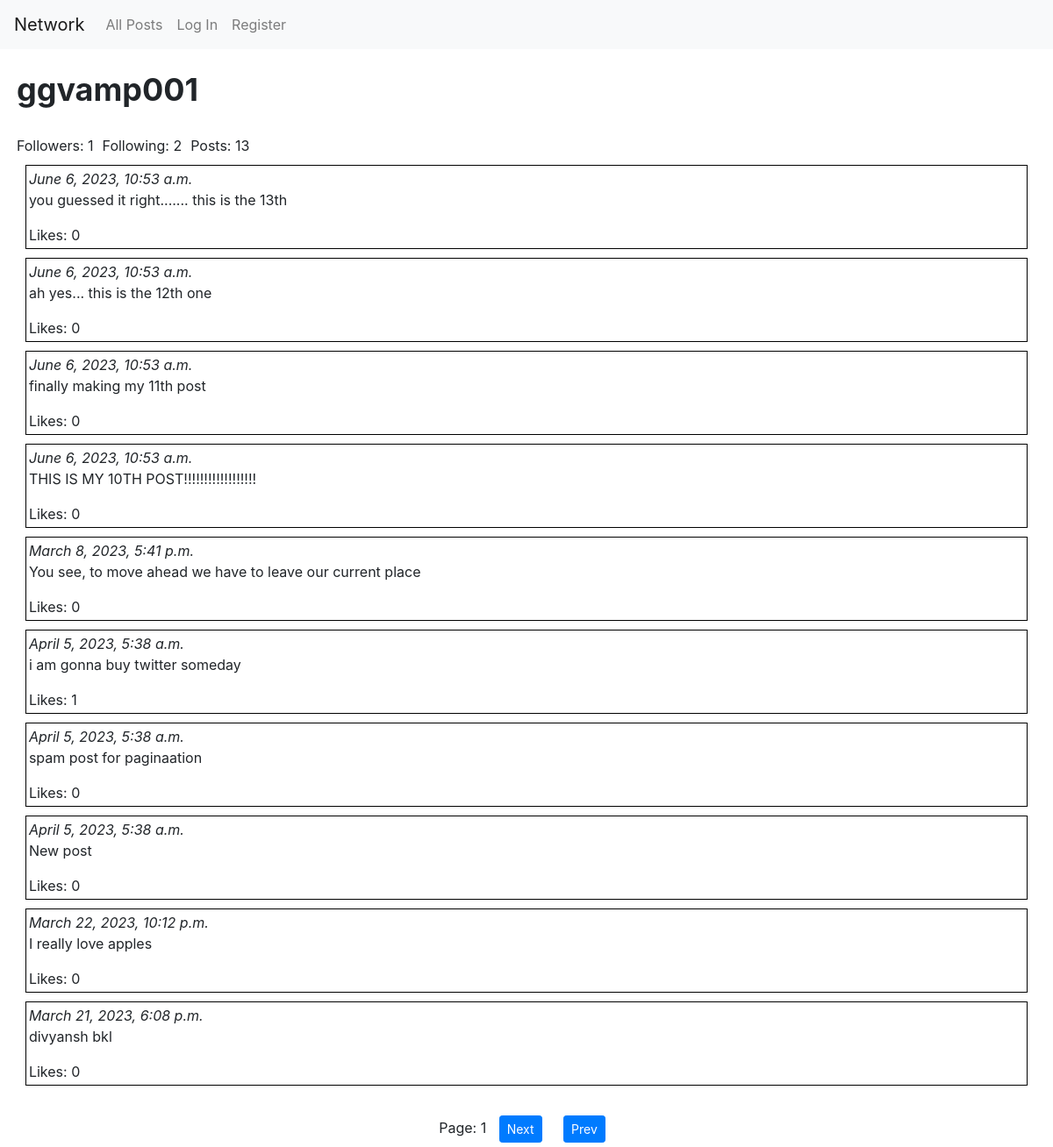
Screenshot of /user/ggvamp001 with the database file from the repository.
### network/models.py (models this page shows, shortened)
class User(AbstractUser):
    pass

class Posts(models.Model):
    poster = models.ForeignKey(User, on_delete=models.CASCADE, related_name="posts")
    content = models.TextField(max_length=256)
    time = models.DateTimeField(default=datetime.now())

### network/views.py (the view)
# urls.py: path("user/<str:username>", views.userpage, name="userpage"),
def userpage(request, username):
    user = User.objects.get(username=username)
    allposts = list(Posts.objects.filter(poster=user).values())
    postcount = len(allposts)
    for post in allposts:
        post['likecount']=len(Like.objects.filter(post_id=post['id']))
        liked=[1]
        if len(liked) == 0:
            post['liked'] = False
        else:
            post['liked'] = True
    allposts.reverse()
    follower = len(user.followers.all())
    following = len(user.following.all())
    try:
        Follower.objects.get(follower=User.objects.get(username=request.user.username), following=User.objects.get(username=username))
        follow_status = True
    except:
        follow_status = False
    paginator = Paginator(allposts, 10)
    page_no = request.GET.get('page')
    if page_no is None or int(page_no) < 0 or int(page_no)>paginator.num_pages:
        page_no = 1
    page_obj = list(paginator.get_page(page_no))
    return render(request, "network/userpage.html", {
        "username":username,
        "posts":page_obj,
        "pagecount":paginator.num_pages,
        "page":page_no,
        "postcount":postcount,
        "followers":follower,
        "following": following,
        "follow_status":follow_status
    })

### network/templates/network/userpage.html (shortened to what this page needs)
{% extends "network/layout.html" %}
{% load static %}
{% block body %}
    <div id="UserBody">
        <div id="username">
            {{username}}
        </div>
        <div id="belowFollowButton">
            <div>Followers: {{followers}}</div> <div>Following: {{following}}</div> <div>Posts: {{postcount}}</div>
        </div>
        <div>
            {% for post in posts %}
            <div class="post">
                <i>{{post.time}}</i>
                <p>{{post.content}} </p>
                Likes: {{post.likecount}}
            </div>
            {% endfor %}
        </div>
    </div>
        {% if pagecount > 1 %}
        <div id="paginatory">
            Page: {{page}}
            <form action="/user/{{username}}" id="nextButtonForm" method="GET">
                <button class="btn btn-primary btn-sm" type="submit">Next</button>
            </form>
            <form id="prevButtonForm">
                <button class="btn btn-primary btn-sm" type="submit">Prev</button>
            </form>
        </div>
        {% endif %}
{% endblock %}

### network/static/network/styles.css (style rules this page uses)
.post { border:1px solid black; margin:10px; padding:3px; }
#username { font-size:36px; font-weight:bold; padding-bottom:15px; animation-name: enterFromRight; animation-duration:2s; }
#UserBody { padding:.5cm; }
#belowFollowButton { display: flex; flex:wrap; }
#belowFollowButton > div { padding-right:10px; padding-top:10px; }
#paginatory { text-align:center; }
#paginatory * { margin:5px; display:inline; }

### rows the page displays
User: username "ggvamp001"
Posts: time "June 6, 2023, 10:53 a.m.", content "you guessed it right....... this is the 13th", likecount "0"
Posts: time "June 6, 2023, 10:53 a.m.", content "ah yes... this is the 12th one", likecount "0"
Posts: time "June 6, 2023, 10:53 a.m.", content "finally making my 11th post", likecount "0"
Posts: time "June 6, 2023, 10:53 a.m.", content "THIS IS MY 10TH POST!!!!!!!!!!!!!!!!!!", likecount "0"
Posts: time "March 8, 2023, 5:41 p.m.", content "You see, to move ahead we have to leave our current place", likecount "0"
Posts: time "April 5, 2023, 5:38 a.m.", content "i am gonna buy twitter someday", likecount "1"
Posts: time "April 5, 2023, 5:38 a.m.", content "spam post for paginaation", likecount "0"
Posts: time "April 5, 2023, 5:38 a.m.", content "New post", likecount "0"
Posts: time "March 22, 2023, 10:12 p.m.", content "I really love apples", likecount "0"
Posts: time "March 21, 2023, 6:08 p.m.", content "divyansh bkl", likecount "0"

### other values shown
{{ followers }} "1"
{{ following }} "2"
{{ postcount }} "13"
{{ page }} "1"
